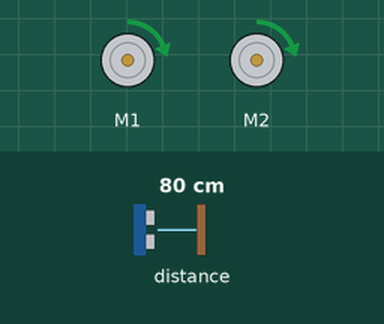
This program was run on a simulated BBC micro:bit (MakeCode). Parts: 2 × DC motor (green arrow = forward, orange = backward, longer = faster). The inputs (shaded band) are chosen by the test bench; at power-on: distance to the obstacle 80 cm.

Above: at 1.2 s.
1.3 s: distance to the obstacle set to 8 cm
2.8 s: distance to the obstacle set to 5 cm
At 3.15 s:
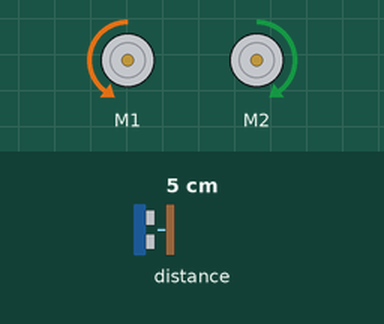
5.8 s: distance to the obstacle set to 9 cm
7.7 s: distance to the obstacle set to 2 cm
At 8.54 s:
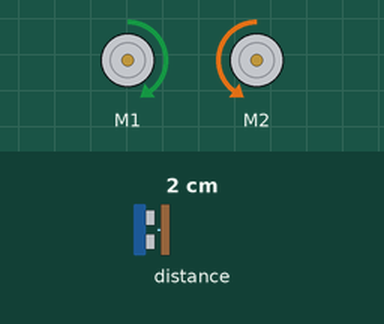
Timing chart, 0 to 11.7 s (numbered marks = the images above; inputs shaded):
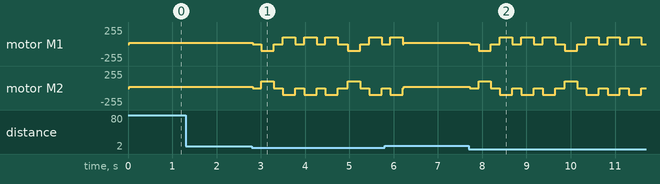

The program:

main.ts
```typescript
function derecha () {
    maqueen.motorStop(maqueen.Motors.All)
    basic.pause(200)
    maqueen.motorRun(maqueen.Motors.M1, maqueen.Dir.CW, 100)
    maqueen.motorRun(maqueen.Motors.M2, maqueen.Dir.CCW, 100)
    basic.pause(280)
    maqueen.motorStop(maqueen.Motors.All)
}
function izquierda () {
    maqueen.motorStop(maqueen.Motors.All)
    basic.pause(200)
    maqueen.motorRun(maqueen.Motors.M2, maqueen.Dir.CW, 100)
    maqueen.motorRun(maqueen.Motors.M1, maqueen.Dir.CCW, 100)
    basic.pause(280)
    maqueen.motorStop(maqueen.Motors.All)
}
let Ultimo_giro = 0
basic.forever(function () {
    if (maqueen.Ultrasonic(PingUnit.Centimeters) < 7) {
        maqueen.motorStop(maqueen.Motors.All)
        izquierda()
        if (maqueen.Ultrasonic(PingUnit.Centimeters) < 7) {
            maqueen.motorStop(maqueen.Motors.All)
            derecha()
            if (maqueen.Ultrasonic(PingUnit.Centimeters) < 7) {
                maqueen.motorStop(maqueen.Motors.All)
                derecha()
                if (maqueen.Ultrasonic(PingUnit.Centimeters) < 7) {
                    maqueen.motorStop(maqueen.Motors.All)
                    derecha()
                }
            }
        }
    } else {
        maqueen.motorRun(maqueen.Motors.All, maqueen.Dir.CW, 20)
    }
})
```

test.ts
```typescript
// aquí va el archivo "tests"; esto no se compilará cuando este paquete se utilice como una extensión.
```

Measured:
- the behaviour switches between 7 and 6 cm on distance to the obstacle (found by bisection; images 0 and 1)
- after the input at 1.3 s, every drawn part: stays the same
- after the input at 2.8 s, motor M1: forward 20/255 → stopped at once, → backward 100/255 0.20 s later, → stopped 0.28 s later, → forward 100/255 0.20 s later, … (13 changes in this stretch); motor M2: forward 20/255 → stopped at once, → forward 100/255 0.20 s later, → stopped 0.28 s later, → backward 100/255 0.20 s later, … (13 changes in this stretch)
- after the input at 7.7 s, motor M1: forward 20/255 → stopped at once, → backward 100/255 0.20 s later, → stopped 0.28 s later, → forward 100/255 0.20 s later, … (17 changes in this stretch); motor M2: forward 20/255 → stopped at once, → forward 100/255 0.20 s later, → stopped 0.28 s later, → backward 100/255 0.20 s later, … (17 changes in this stretch)
